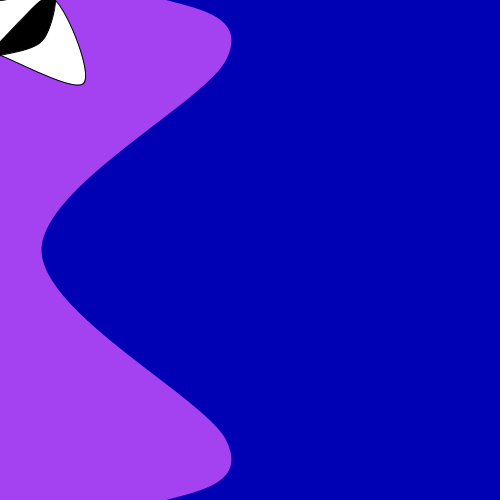
Frame 1 (no input)
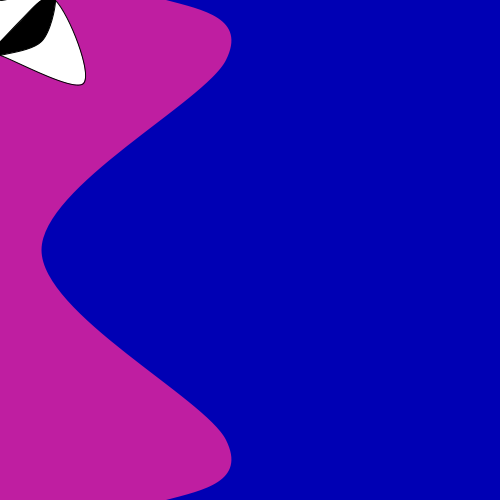
Frame 60 (the mouse pressed at the canvas centre just before this capture)
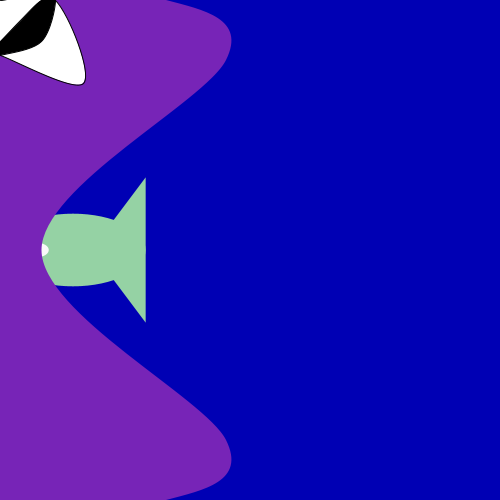
Frame 120 (the mouse held since frame 60 and released just before this capture)

The Processing sketch that drew these frames (run headless with seeded random() and noise(); from frame 60 on, the mouse is pressed at the canvas centre):

// Processing sketch: processing_12765
// ── processing_12765.pde

// Assignment #3
// Name: Subin Park
// E-mail: spark02@brynmawr.edu 
// Date: 9/23/10

boolean button=false;
float c1;
float c2;
float c3;
float dia;
float x;
float y;

void setup() {
  size(500,500); 
  smooth();
}

void draw() {
  background(0,0,180);
  if(button) {  
    drawSmallFish(x,y,dia,color(c1,c2,c3));
    x=x-3;
  }
  drawBigFish();
}
void mousePressed() {
  c1=random(255);
  c2=random(255);
  c3=random(255);
  dia=random(20,80);
  x=mouseX;
  y=mouseY;
  if(height/8< x && y<((7*height)/8)) {
    button=!button;
  }
}
void drawBigFish() {
  noStroke();
  float m=0;
  float t=width/3;
  float e=60;
  float p=height/2;
  //fish mouth
  float mc1=random(255);
  float mc2=random(255);
  float mc3=random(255);
  fill(mc1,mc2,mc3);
  beginShape();
  curveVertex(m,m);
  curveVertex(m,m);
  curveVertex(m+t,m);
  curveVertex(m+t+e,m+e);
  curveVertex(m+(t/4),p);
  curveVertex(m+t+e,m+2*p-e);
  curveVertex(m+t,m+2*p);
  curveVertex(m,m+2*p);
  curveVertex(m,m+2*p);
  endShape();
  //fish eye
  stroke(0);
  fill(255);
  beginShape();
  curveVertex(m,m);
  curveVertex(m,m);
  curveVertex(m+(t/3),m);
  curveVertex(m+(t/2),m+(t/2));
  curveVertex(m,m+(t/3));
  curveVertex(m,m+(t/3));
  endShape();
  //fish eyeball
  fill(0);
  beginShape();
  curveVertex(m,m+(t/4));
  curveVertex(m,m+(t/4));
  curveVertex(m+(t/8),m+(t/8));
  curveVertex(m+(t/4),m);
  curveVertex(m+(t/3),m);
  curveVertex(m+(t/4),m+(t/4));
  curveVertex(m,m+(t/3));
  curveVertex(m,m+(t/3));
  endShape();
}
void drawSmallFish(float x,float y,float dia, color c) {
  //fish body
  fill(c);
  noStroke();
  ellipse(x,y,2*dia,dia);
  //fish tail
  fill(c);
  triangle(x+(dia/4),y,x+dia,y+dia,x+dia,y-dia);
  //fish eye
  fill(c1+100);
  ellipse(x-(dia/2),y,(dia/3),(dia/5));
}
